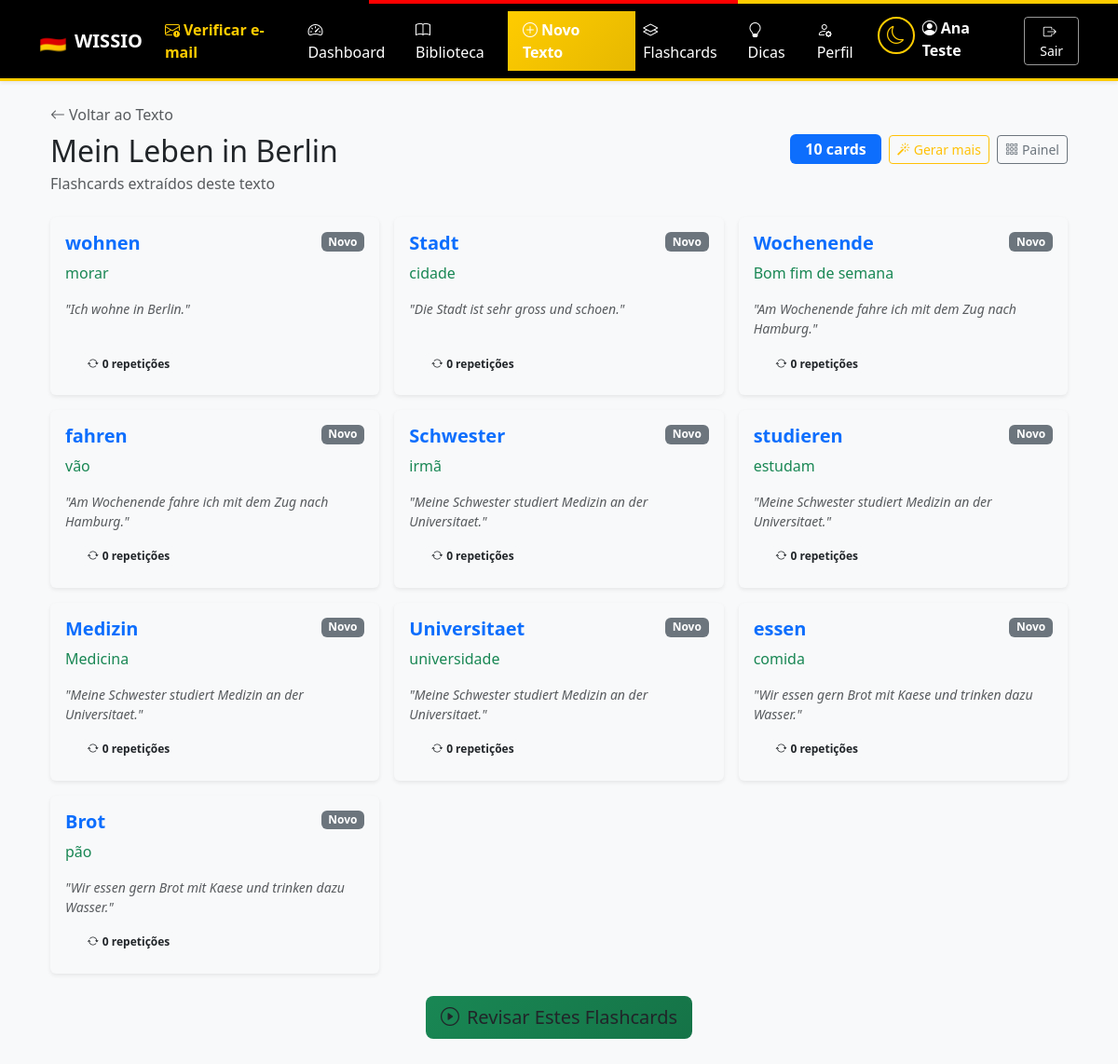
Page /texto/1/flashcards (signed in) on the committed database.
### models.py (models this page shows, shortened)
class Usuario(db.Model):
    __tablename__ = 'usuarios'
    id = db.Column(db.Integer, primary_key=True)
    nome = db.Column(db.String(100), nullable=False)
    email = db.Column(db.String(120), unique=True, nullable=False)
    senha_hash = db.Column(db.String(255), nullable=False)
    objetivo = db.Column(db.Enum(ObjetivoAprendizagem), nullable=True, values_callable=_valores_enum)
    nivel_atual = db.Column(db.Enum(NivelCEFR), default=NivelCEFR.A1, values_callable=_valores_enum)
    meta_diaria_minutos = db.Column(db.Integer, default=5)
    meta_semanal_textos = db.Column(db.Integer, default=3)
    meta_flashcards_iniciais = db.Column(db.Integer, default=20)
    onboarding_concluido = db.Column(db.Boolean, default=False)
    email_verificado = db.Column(db.Boolean, default=False)
    token_verificacao = db.Column(db.String(100), nullable=True)
    token_verificacao_expira = db.Column(db.DateTime, nullable=True)
    tema_escuro = db.Column(db.Boolean, default=False)  # Preferência de tema
    created_at = db.Column(db.DateTime, default=datetime.utcnow)
    updated_at = db.Column(db.DateTime, default=datetime.utcnow, onupdate=datetime.utcnow)
    textos = db.relationship('Texto', backref='usuario', lazy=True, cascade='all, delete-orphan')
    flashcards = db.relationship('Flashcard', backref='usuario', lazy=True, cascade='all, delete-orphan')
    progresso_flashcards = db.relationship('ProgressoFlashcard', backref='usuario', lazy=True, cascade='all, delete-orphan')
    ctest_submissoes = db.relationship('CTestSubmissao', backref='usuario', lazy=True, cascade='all, delete-orphan')
    estatisticas_diarias = db.relationship('EstatisticaDiaria', backref='usuario', lazy=True, cascade='all, delete-orphan')

class Texto(db.Model):
    __tablename__ = 'textos'
    id = db.Column(db.Integer, primary_key=True)
    titulo = db.Column(db.String(150), nullable=False)
    conteudo_original = db.Column(db.Text, nullable=False)
    nivel = db.Column(db.Enum(NivelCEFR), nullable=False, values_callable=_valores_enum)
    ctest_conteudo = db.Column(db.Text, nullable=True)
    ctest_respostas = db.Column(db.JSON, nullable=True)
    categoria = db.Column(db.String(50), nullable=True)
    tempo_estimado_min = db.Column(db.Integer, nullable=True)
    imagem_url = db.Column(db.String(500), nullable=True)
    created_at = db.Column(db.DateTime, default=datetime.utcnow)
    usuario_id = db.Column(db.Integer, db.ForeignKey('usuarios.id'), nullable=False)
    flashcards = db.relationship('Flashcard', backref='texto', lazy=True, cascade='all, delete-orphan')
    ctest_submissoes = db.relationship('CTestSubmissao', backref='texto', lazy=True, cascade='all, delete-orphan')

class Flashcard(db.Model):
    __tablename__ = 'flashcards'
    id = db.Column(db.Integer, primary_key=True)
    palavra_alemao = db.Column(db.String(100), nullable=False)
    traducao = db.Column(db.String(100), nullable=True)
    tipo = db.Column(db.String(40), nullable=True)
    exemplo = db.Column(db.Text, nullable=True)
    imagem_url = db.Column(db.String(500), nullable=True)
    created_at = db.Column(db.DateTime, default=datetime.utcnow)
    usuario_id = db.Column(db.Integer, db.ForeignKey('usuarios.id'), nullable=False)
    texto_id = db.Column(db.Integer, db.ForeignKey('textos.id'), nullable=True)
    progresso = db.relationship('ProgressoFlashcard', backref='flashcard', lazy=True, cascade='all, delete-orphan')

class ProgressoFlashcard(db.Model):
    __tablename__ = 'progresso_flashcards'
    id = db.Column(db.Integer, primary_key=True)
    usuario_id = db.Column(db.Integer, db.ForeignKey('usuarios.id'), nullable=False)
    flashcard_id = db.Column(db.Integer, db.ForeignKey('flashcards.id'), nullable=False)
    stability = db.Column(db.Float, default=0.0)  # Estabilidade da memória (dias)
    difficulty = db.Column(db.Float, default=5.0)  # Dificuldade do cartão (1-10)
    reps = db.Column(db.Integer, default=0)  # Número de revisões bem-sucedidas
    lapses = db.Column(db.Integer, default=0)  # Número de esquecimentos
    state = db.Column(db.Integer, default=0)  # 0=New, 1=Learning, 2=Review, 3=Relearning
    last_review = db.Column(db.DateTime, nullable=True)
    next_review = db.Column(db.DateTime, nullable=True)
    created_at = db.Column(db.DateTime, default=datetime.utcnow)
    updated_at = db.Column(db.DateTime, default=datetime.utcnow, onupdate=datetime.utcnow)
    @property
    def state_label(self):
        return {0: 'Novo', 1: 'Aprendendo', 2: 'Revisão', 3: 'Reaprender'}.get(self.state, 'Novo')
    __table_args__ = (db.UniqueConstraint('usuario_id', 'flashcard_id', name='uq_usuario_flashcard'),)

### app.py (the view)
@app.route('/texto/<int:id>/flashcards')
@login_required
def flashcards_do_texto(id):
    usuario = get_current_user()
    texto = Texto.query.get_or_404(id)
    if texto.usuario_id != usuario.id:
        abort(403)
    flashcards = Flashcard.query.filter_by(texto_id=texto.id, usuario_id=usuario.id).all()
    cards_data = []
    for fc in flashcards:
        prog = ProgressoFlashcard.query.filter_by(usuario_id=usuario.id, flashcard_id=fc.id).first()
        if not prog:
            prog = ProgressoFlashcard(usuario_id=usuario.id, flashcard_id=fc.id)
            db.session.add(prog)
        cards_data.append({'flashcard': fc, 'progresso': prog})
    db.session.commit()
    return render_template('flashcards_texto.html', texto=texto, cards_data=cards_data)

### app.py (called while the page is built)
def login_required(f):
    @wraps(f)
    def decorated_function(*args, **kwargs):
        if 'usuario_id' not in session:
            flash('Faça login para acessar esta página.', 'warning')
            return redirect(url_for('login', next=request.url))
        return f(*args, **kwargs)
    return decorated_function

def get_current_user():
    if 'usuario_id' in session:
        return Usuario.query.get(session['usuario_id'])
    return None

@app.context_processor
def inject_globals():
    usuario = get_current_user()
    tema_escuro = session.get('tema_escuro')
    if tema_escuro is None and usuario is not None:
        tema_escuro = usuario.tema_escuro
    return {
        'usuario': usuario,
        'tema_escuro': bool(tema_escuro),
    }

### templates/flashcards_texto.html (shortened to what this page needs)
{% extends "base.html" %}
{% block content %}
<div class="container mb-5">
    <div class="d-flex justify-content-between align-items-center mb-4 flex-wrap gap-2">
        <div>
            <a href="{{ url_for('ver_texto', id=texto.id) }}" class="text-decoration-none text-muted">
                <i class="bi bi-arrow-left me-1"></i>Voltar ao Texto
            </a>
            <h2 class="mb-1 mt-2">{{ texto.titulo }}</h2>
            <p class="text-muted mb-0">Flashcards extraídos deste texto</p>
        </div>
        <div class="d-flex align-items-center gap-2 flex-wrap">
            <span class="badge bg-primary fs-6 px-3 py-2">{{ cards_data|length }} cards</span>
            <form method="POST" action="{{ url_for('gerar_flashcards_do_texto', id=texto.id) }}" class="d-inline">
                <button class="btn btn-sm btn-outline-warning" title="Extrai novos vocabulários deste texto">
                    <i class="bi bi-magic me-1"></i>Gerar mais
                </button>
            </form>
            <a href="{{ url_for('painel_flashcards') }}" class="btn btn-sm btn-outline-secondary">
                <i class="bi bi-grid-3x3-gap me-1"></i>Painel
            </a>
        </div>
    </div>
    {% if cards_data %}
    <div class="row g-3">
        {% for item in cards_data %}
        <div class="col-md-6 col-lg-4">
            <div class="card flashcard-card h-100 shadow-sm">
                <div class="card-body d-flex flex-column">
                    <div class="d-flex justify-content-between align-items-start mb-2">
                        <h5 class="card-title text-primary mb-0 fw-bold">{{ item.flashcard.palavra_alemao }}</h5>
                        <span class="badge bg-secondary">{{ item.progresso.state_label }}</span>
                    </div>
                    {% if item.flashcard.traducao %}
                    <p class="card-text text-success fw-medium">{{ item.flashcard.traducao }}</p>
                    {% endif %}
                    <p class="card-text text-muted small flex-grow-1">
                        <em>"{{ item.flashcard.exemplo }}"</em>
                    </p>
                    <div class="card-footer bg-transparent border-0 pt-0">
                        <div class="d-flex gap-2">
                            <span class="badge bg-light text-dark small">
                                <i class="bi bi-arrow-repeat me-1"></i>{{ item.progresso.reps }} repetições
                            </span>
                        </div>
                    </div>
                </div>
            </div>
        </div>
        {% endfor %}
    </div>
    <div class="text-center mt-4">
        <a href="{{ url_for('flashcards') }}?texto_id={{ texto.id }}" class="btn btn-wissio-success btn-lg">
            <i class="bi bi-play-circle me-2"></i>Revisar Estes Flashcards
        </a>
    </div>
    {% endif %}
</div>
{% endblock %}

### templates/base.html (shortened to what this page needs)
<!DOCTYPE html>
<html lang="pt-br" data-bs-theme="{{ 'dark' if tema_escuro else 'light' }}">
<head>
    <link href="https://cdn.jsdelivr.net/npm/bootstrap@5.3.0/dist/css/bootstrap.min.css" rel="stylesheet">
    <link href="https://cdn.jsdelivr.net/npm/bootstrap-icons@1.11.0/font/bootstrap-icons.css" rel="stylesheet">
</head>
<body>
    <nav class="navbar navbar-expand-lg navbar-wissio shadow-sm">
        <div class="container">
            <a class="navbar-brand fw-bold d-flex align-items-center" href="{{ url_for('home') }}">
                <span class="me-2" style="font-size: 1.5rem;">🇩🇪</span>
                WISSIO
            </a>
            <div class="collapse navbar-collapse" id="navbarNav">
                <ul class="navbar-nav me-auto">
                    {% if session.get('usuario_id') %}
                        {% if usuario and not usuario.email_verificado %}
                        <li class="nav-item">
                            <a class="nav-link fw-semibold" href="{{ url_for('verificar_email') }}"
                               style="color: var(--wissio-gold) !important;" title="Verificar e-mail">
                                <i class="bi bi-envelope-exclamation me-1"></i>Verificar e-mail
                            </a>
                        </li>
                        {% endif %}
                        <li class="nav-item">
                            <a class="nav-link" href="{{ url_for('dashboard') }}"><i class="bi bi-speedometer2 me-1"></i>Dashboard</a>
                        </li>
                        <li class="nav-item">
                            <a class="nav-link" href="{{ url_for('biblioteca') }}"><i class="bi bi-book me-1"></i>Biblioteca</a>
                        </li>
                        <li class="nav-item">
                            <a class="nav-link btn-wissio-primary px-3" href="{{ url_for('novo_texto') }}"><i class="bi bi-plus-circle me-1"></i>Novo Texto</a>
                        </li>
                        <li class="nav-item">
                            <a class="nav-link" href="{{ url_for('painel_flashcards') }}"><i class="bi bi-layers me-1"></i>Flashcards</a>
                        </li>
                        <li class="nav-item">
                            <a class="nav-link" href="{{ url_for('dicas_alemao') }}"><i class="bi bi-lightbulb me-1"></i>Dicas</a>
                        </li>
                        <li class="nav-item">
                            <a class="nav-link" href="{{ url_for('perfil') }}"><i class="bi bi-person-gear me-1"></i>Perfil</a>
                        </li>
                    {% endif %}
                </ul>
                <ul class="navbar-nav ms-auto">
                    {% if session.get('usuario_id') %}
                        <li class="nav-item me-2">
                            <button class="theme-toggle" onclick="toggleTema()" title="Alternar tema" aria-label="Alternar tema escuro/claro">
                                {% if tema_escuro %}
                                <i class="bi bi-sun" style="font-size: 1.2rem;"></i>
                                {% else %}
                                <i class="bi bi-moon" style="font-size: 1.2rem;"></i>
                                {% endif %}
                            </button>
                        </li>
                        <li class="nav-item me-3">
                            <span class="navbar-text">
                                <i class="bi bi-person-circle me-1"></i><strong>{{ session.get('usuario_nome') }}</strong>
                            </span>
                        </li>
                        <li class="nav-item">
                            <a class="btn btn-outline-light btn-sm" href="{{ url_for('logout') }}"><i class="bi bi-box-arrow-right me-1"></i>Sair</a>
                        </li>
                    {% endif %}
                </ul>
            </div>
        </div>
    </nav>
    <div class="container mt-4">
        {% block content %}
        {% endblock %}
    </div>
</body>
</html>

### templates/base.html (style rules this page uses)
:root { --wissio-black: #000000; --wissio-red: #FF0000; --wissio-gold: #FFCC00; --wissio-gold-dark: #E6B800; }
[data-bs-theme="light"] { --bs-body-bg: #f8f9fa; --bs-body-color: #212529; --bs-card-bg: #ffffff; --bs-border-color: #dee2e6; }
.navbar-wissio { background: var(--wissio-black); border-bottom: 3px solid var(--wissio-gold); }
.navbar-wissio .navbar-brand, .navbar-wissio .nav-link, .navbar-wissio .navbar-text { color: #ffffff !important; }
.navbar-wissio .btn-outline-light { border-color: rgba(255, 255, 255, 0.6); color: #ffffff; }
.btn-wissio-primary { background: linear-gradient(135deg, var(--wissio-gold) 0%, var(--wissio-gold-dark) 100%); border: none; color: var(--wissio-black); font-weight: 600; }
.btn-wissio-success { background: linear-gradient(135deg, #198754 0%, #157347 100%); border: none; }
.card { background-color: var(--bs-card-bg); border-color: var(--bs-border-color); }
.theme-toggle { background: none; border: 2px solid var(--wissio-gold); color: var(--wissio-gold); width: 40px; height: 40px; border-radius: 50%; display: flex; align-items: center; justify-content: center; transition: all 0.2s; }

### templates/flashcards_texto.html (style rules this page uses)
.flashcard-card { border: none; transition: all 0.2s; }
.flashcard-card .card-title { font-size: 1.25rem; }

### rows in the picture
Usuario: get "Ana Teste"
Texto: titulo "Mein Leben in Berlin"
Flashcard: flashcard.palavra_alemao "wohnen", flashcard.traducao "morar", flashcard.exemplo "Ich wohne in Berlin."
ProgressoFlashcard: progresso.state_label "Novo", progresso.reps "0"
Flashcard: flashcard.palavra_alemao "Stadt", flashcard.traducao "cidade", flashcard.exemplo "Die Stadt ist sehr gross und schoen."
ProgressoFlashcard: progresso.state_label "Novo", progresso.reps "0"
Flashcard: flashcard.palavra_alemao "Wochenende", flashcard.traducao "Bom fim de semana", flashcard.exemplo "Am Wochenende fahre ich mit dem Zug nach Hamburg."
ProgressoFlashcard: progresso.state_label "Novo", progresso.reps "0"
Flashcard: flashcard.palavra_alemao "fahren", flashcard.traducao "vão", flashcard.exemplo "Am Wochenende fahre ich mit dem Zug nach Hamburg."
ProgressoFlashcard: progresso.state_label "Novo", progresso.reps "0"
Flashcard: flashcard.palavra_alemao "Schwester", flashcard.traducao "irmã", flashcard.exemplo "Meine Schwester studiert Medizin an der Universitaet."
ProgressoFlashcard: progresso.state_label "Novo", progresso.reps "0"
Flashcard: flashcard.palavra_alemao "studieren", flashcard.traducao "estudam", flashcard.exemplo "Meine Schwester studiert Medizin an der Universitaet."
ProgressoFlashcard: progresso.state_label "Novo", progresso.reps "0"
Flashcard: flashcard.palavra_alemao "Medizin", flashcard.traducao "Medicina", flashcard.exemplo "Meine Schwester studiert Medizin an der Universitaet."
ProgressoFlashcard: progresso.state_label "Novo", progresso.reps "0"
Flashcard: flashcard.palavra_alemao "Universitaet", flashcard.traducao "universidade", flashcard.exemplo "Meine Schwester studiert Medizin an der Universitaet."
ProgressoFlashcard: progresso.state_label "Novo", progresso.reps "0"
Flashcard: flashcard.palavra_alemao "essen", flashcard.traducao "comida", flashcard.exemplo "Wir essen gern Brot mit Kaese und trinken dazu Wasser."
ProgressoFlashcard: progresso.state_label "Novo", progresso.reps "0"
Flashcard: flashcard.palavra_alemao "Brot", flashcard.traducao "pão", flashcard.exemplo "Wir essen gern Brot mit Kaese und trinken dazu Wasser."
ProgressoFlashcard: progresso.state_label "Novo", progresso.reps "0"

### other values in the picture
{{ cards_data|length }} "10"
